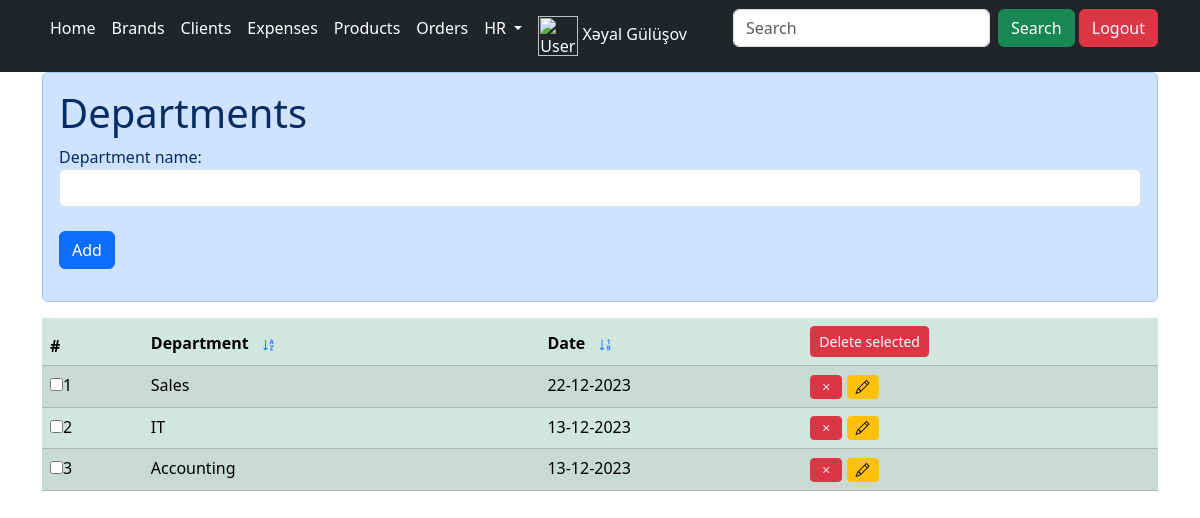
The app's page /departments (signed in) with its own data.
### main/models.py (models this page shows)
class myUser(AbstractUser):
    profile_photo = models.ImageField(upload_to='media/', blank=True, null=True)
    comp_name = models.CharField(max_length=20)
    birth_date = models.DateField()
    phone = models.CharField(max_length=15)

class Departments(models.Model):
    department_name = models.CharField(max_length=20)
    date = models.DateField(auto_now=True)

### main/views.py (the view, shortened to what this page needs)
# urls.py: path('departments', views.departments, name='departments'),
def departments(request):
    data = ''
    number = ''
    del_all = []
    if 'delete_all' in request.POST:
        del_all = request.POST.getlist('x[]')
        if not del_all:
            messages.info(request, "Please select to delete.",
                          extra_tags='error')
    if 'search' in request.POST:
        data = Departments.objects.filter(
            Q(department_name__contains=request.POST['question'])).order_by('-id')
    else:
        if 'order' in request.POST:
            if request.POST['order'] == 'a':
                data = Departments.objects.all().order_by('department_name')
            elif request.POST['order'] == 'b':
                data = Departments.objects.all().order_by('-department_name')
            elif request.POST['order'] == 'c':
                data = Departments.objects.all().order_by('date')
            elif request.POST['order'] == 'd':
                data = Departments.objects.all().order_by('-date')
        else:
            data = Departments.objects.all().order_by('-id')
    return render(request, 'department.html', {'del_all': del_all, 'data': data, 'department_num': department_num})

### main/templates/department.html (shortened to what this page needs)
{% extends 'layout.html' %}
{% block 'content' %}
{% if edit %}
<div class="alert alert-primary" role="alert">
    <h1>Departments</h1>
    <form method="post" action="{% url 'department_update' edit.id %}">
        {% csrf_token %}
        Department name:<br>
        <input type="text" name="department_name" value="{{edit.department_name}}" class="form-control"><br>
        <button name="update" class="btn btn-primary">Update</button>
        <a href="{%url 'departments'%}"><button type="button" class="btn btn-danger">Cancel</button></a>
    </form>
</div>
{% else %}
<div class="alert alert-primary" role="alert">
    <h1>Departments</h1>
    <form method="post">
        Department name:<br>
        <input type="text" name="department_name" class="form-control"><br>
        <button name="add" class="btn btn-primary">Add</button>
    </form>
</div>
{% endif %}
<form method="post" action="#table">
    <table class="table table-success table-striped" id="table">
        <thead>
            <th>#</th>
            <th>
                Department
                {% if request.POST.order == 'a' %}
                <button class="btn btn-link btn-sm" name="order" value="b"><i
                        class="bi bi-sort-alpha-down-alt"></i></button>
                {% else %}
                <button class="btn btn-link btn-sm" name="order" value="a"><i
                        class="bi bi-sort-alpha-down"></i></button>
                {% endif %}
            </th>
            <th>
                Date
                {% if request.POST.order == 'c' %}
                <button class="btn btn-link btn-sm" name="order" value="d"><i
                        class="bi bi-sort-numeric-down-alt"></i></button>
                {% else %}
                <button class="btn btn-link btn-sm" name="order" value="c"><i
                        class="bi bi-sort-numeric-down"></i></button>
                {% endif %}
            </th>
            <th><button class="btn btn-danger btn-sm" name="delete_all">Delete selected</button> </th>
        </thead>
        <tbody>
            {% for info in data %}
            <tr>
                <td>
                    <input type="checkbox" {% if info.id|floatformat:'0' in del_all %} checked {% endif %} name="x[]"
                        value="{{info.id}}">{{forloop.counter}}
                </td>
                <td>{{info.department_name}}</td>
                <td>{{info.date | date:'d-m-Y'}}</td>
                <td>
                    <a class="btn btn-danger btn-sm" href="{% url 'department_del' info.id %}"><i
                            class="bi bi-x"></i></a>
                    <a class="btn btn-warning btn-sm" href="{% url 'department_edit' info.id %}"><i
                            class="bi bi-pencil"></i></a>
                </td>
            </tr>
            {% endfor %}
        </tbody>
    </table>
</form>
{% endblock %}

### main/templates/layout.html (shortened to what this page needs)
{%load static %}
{%if request.user.is_authenticated%}
<link href="https://cdn.jsdelivr.net/npm/bootstrap@5.3.2/dist/css/bootstrap.min.css" rel="stylesheet">
<link rel="stylesheet" href="https://cdn.jsdelivr.net/npm/bootstrap-icons@1.10.5/font/bootstrap-icons.css">
<link href="https://cdn.jsdelivr.net/npm/bootstrap@5.3.2/dist/css/bootstrap.min.css" rel="stylesheet">
<nav class="navbar navbar-expand-lg navbar-dark bg-dark fixed-top">
    <div class="container">
      <div class="collapse navbar-collapse" id="navbarSupportedContent">
        <ul class="navbar-nav me-auto mb-2 mb-lg-0">
          <li class="nav-item">
            <a class="nav-link active" aria-current="page" href="{% url 'home' %}">Home</a>
          </li>
          <li class="nav-item">
            <a class="nav-link active" aria-current="page" href="{% url 'brand' %}">Brands</a>
          </li>
          <li class="nav-item">
            <a class="nav-link active" aria-current="page" href="{% url 'client' %}">Clients</a>
          </li>
          <li class="nav-item">
            <a class="nav-link active" aria-current="page" href="{% url 'expens' %}">Expenses</a>
          </li>
          <li class="nav-item">
            <a class="nav-link active" aria-current="page" href="{% url 'products' %}">Products</a>
          </li>
          <li class="nav-item">
            <a class="nav-link active" aria-current="page" href="{% url 'orders' %}">Orders</a>
          </li>
          <li class="nav-item dropdown">
            <a class="nav-link active dropdown-toggle" href="#" role="button" data-bs-toggle="dropdown" aria-expanded="false">
            HR
          </a>
        </li>
        <li class="nav-item">
            <a class="nav-link active" aria-current="page" href="{% url 'user_profile' %}">
              <img src="{% if request.user.profile_photo == '' %}/uploads/default_profile_pic.png{% else %} {{ request.user.profile_photo }} {% endif %}" alt="User Profile Photo" style="width: 40px; height: 40px;">
              {{ request.user.first_name }} {{ request.user.last_name }}
            </a>
        </li>
        </ul>
        <form class="d-flex" method="post" action="#table">
            <input class="form-control me-2" type="text" placeholder="Search" name="question" aria-label="Search">
            <button class="btn btn-success" type="submit" name="search">Search</button> &nbsp;
        </form>
        <form class="d-flex" role="search" method="post" action="{% url 'logout_user' %}">
          <button class="btn btn-danger my-2 my-sm-0" type="logout" name="Logout">Logout</button>
        </form>
      </div>
    </div>
  </nav>
<div class="container">
<br><br><br>
{% block 'content' %}
{% endblock %}
</div>
{%else%}
<meta http-equiv="refresh" content="0; URL={%url 'home'%}">
{%endif%}

### records on screen
myUser: user.first_name "Xəyal", user.last_name "Gülüşov"
Departments: department_name "Sales", date "22-12-2023"
Departments: department_name "IT", date "13-12-2023"
Departments: department_name "Accounting", date "13-12-2023"
